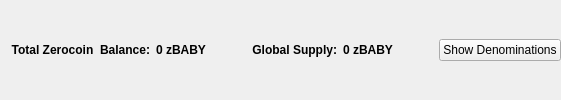
                       <widget class="QFrame" name="balanceSupplyFrame">
                        <layout class="QHBoxLayout" name="horizontalLayout_2" stretch="0,0,0,1,0">
                         <property name="rightMargin">
                          <number>0</number>
                         </property>
                         <item>
                          <layout class="QHBoxLayout" name="horizontalLayout_34">
                           <item>
                            <widget class="QLabel" name="labelzAvailableText_3">
                             <property name="font">
                              <font>
                               <weight>75</weight>
                               <bold>true</bold>
                              </font>
                             </property>
                             <property name="toolTip">
                              <string>Total Balance including unconfirmed and immature zBABY</string>
                             </property>
                             <property name="text">
                              <string>Total Zerocoin  Balance:</string>
                             </property>
                             <property name="alignment">
                              <set>Qt::AlignRight|Qt::AlignTrailing|Qt::AlignVCenter</set>
                             </property>
                            </widget>
                           </item>
                           <item>
                            <widget class="QLabel" name="labelzAvailableAmount_4">
                             <property name="minimumSize">
                              <size>
                               <width>40</width>
                               <height>0</height>
                              </size>
                             </property>
                             <property name="font">
                              <font>
                               <weight>75</weight>
                               <bold>true</bold>
                              </font>
                             </property>
                             <property name="toolTip">
                              <string>Total Balance including unconfirmed and immature zBABY</string>
                             </property>
                             <property name="text">
                              <string>0 zBABY</string>
                             </property>
                             <property name="alignment">
                              <set>Qt::AlignLeading|Qt::AlignLeft|Qt::AlignVCenter</set>
                             </property>
                            </widget>
                           </item>
                          </layout>
                         </item>
                         <item>
                          <spacer name="horizontalSpacer_32">
                           <property name="orientation">
                            <enum>Qt::Horizontal</enum>
                           </property>
                           <property name="sizeHint" stdset="0">
                            <size>
                             <width>40</width>
                             <height>20</height>
                            </size>
                           </property>
                          </spacer>
                         </item>
                         <item>
                          <layout class="QHBoxLayout" name="horizontalLayout_35">
                           <item>
                            <widget class="QLabel" name="labelZsupplyText_2">
                             <property name="font">
                              <font>
                               <weight>75</weight>
                               <bold>true</bold>
                              </font>
                             </property>
                             <property name="text">
                              <string>Global Supply:</string>
                             </property>
                             <property name="alignment">
                              <set>Qt::AlignRight|Qt::AlignTrailing|Qt::AlignVCenter</set>
                             </property>
                            </widget>
                           </item>
                           <item>
                            <widget class="QLabel" name="labelZsupplyAmount_2">
                             <property name="font">
                              <font>
                               <weight>75</weight>
                               <bold>true</bold>
                              </font>
                             </property>
                             <property name="text">
                              <string>0 zBABY</string>
                             </property>
                            </widget>
                           </item>
                          </layout>
                         </item>
                         <item>
                          <spacer name="horizontalSpacer_31">
                           <property name="orientation">
                            <enum>Qt::Horizontal</enum>
                           </property>
                           <property name="sizeHint" stdset="0">
                            <size>
                             <width>40</width>
                             <height>20</height>
                            </size>
                           </property>
                          </spacer>
                         </item>
                         <item>
                          <widget class="QPushButton" name="pushButtonShowDenoms">
                           <property name="toolTip">
                            <string>Show zBABY denominations list</string>
                           </property>
                           <property name="text">
                            <string>Show Denominations</string>
                           </property>
                          </widget>
                         </item>
                        </layout>
                       </widget>
